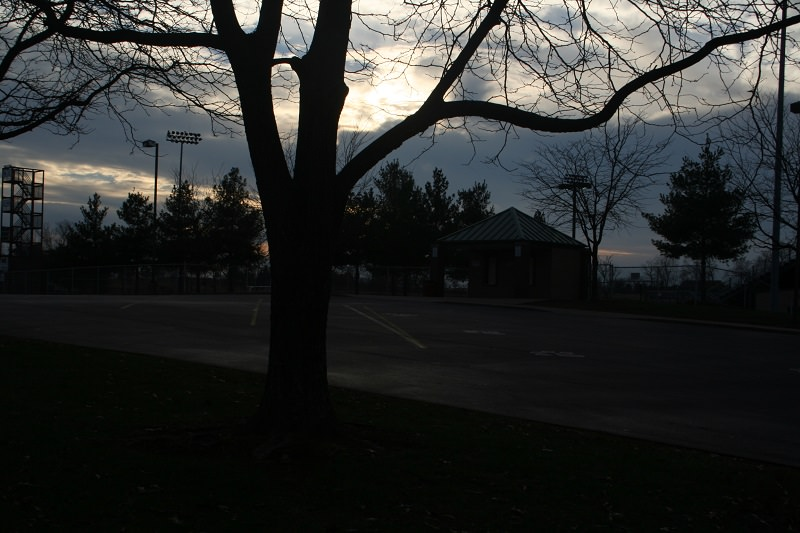
#> input picture ImageEnhancement/lowlight.jpg, 800 x 533 px
$ jupyter execute 2448501_3.ipynb
#> lines starting #> are read from the running program, lines starting #| are printed output that depends on the picture
What Is Image Enhancement?

Image enhancement is the process of adjusting digital images so that the results are more suitable for display or further image analysis. For example, you can remove noise, sharpen, or brighten an image, making it easier to identify key features.

Some common goals of image enhancement include increasing contrast, sharpness, and colorfulness; reducing noise and blur; and correcting distortion and other defects. Image enhancement techniques can be applied manually using image editing software, or automatically using algorithms and computer programs such as OpenCV.

Adjusting brightness and contrast

Adjusting the brightness and contrast of an image can significantly affect its visual appeal and effectiveness. It can also help to correct defects or flaws in the image and make it easier to see details. Finding the right balance of brightness and contrast is important for creating an attractive and effective image.

[cell 1]
import cv2 as cv
import matplotlib.pyplot as plt
import numpy as np
image = cv.imread('lowlight.jpg')
#> image is the input picture: shape (533, 800, 3); mean B, G, R 43.5, 44.7, 43.2

[cell 2]
plt.subplot(1, 2, 1)
plt.title('Original Image')
plt.imshow(image)

[cell 3]
brightness = 50
contrast = 10
image_bright = np.clip(image * (contrast / 127 + 1) - contrast + brightness, 0, 255).astype(np.uint8)
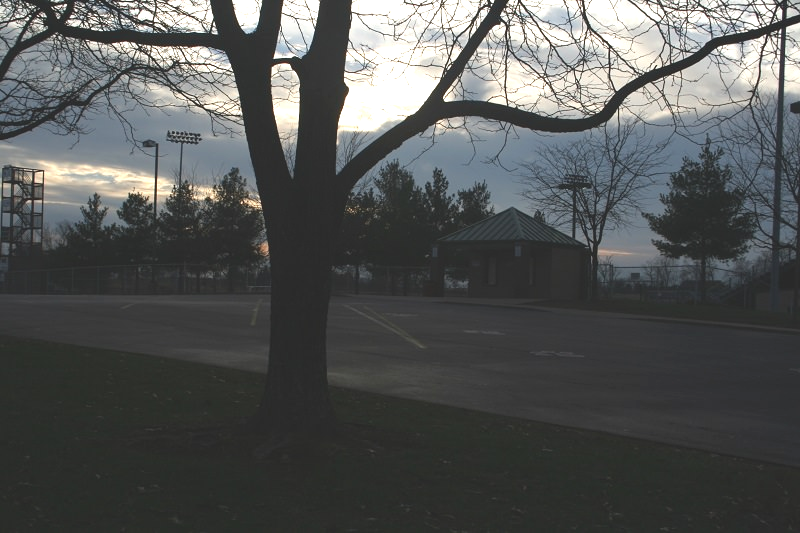
#> image_bright: shape (533, 800, 3); mean B, G, R 85.9, 86.5, 84.5


$ run again, with ImageEnhancement/image.png saved as ImageEnhancement/lowlight.jpg
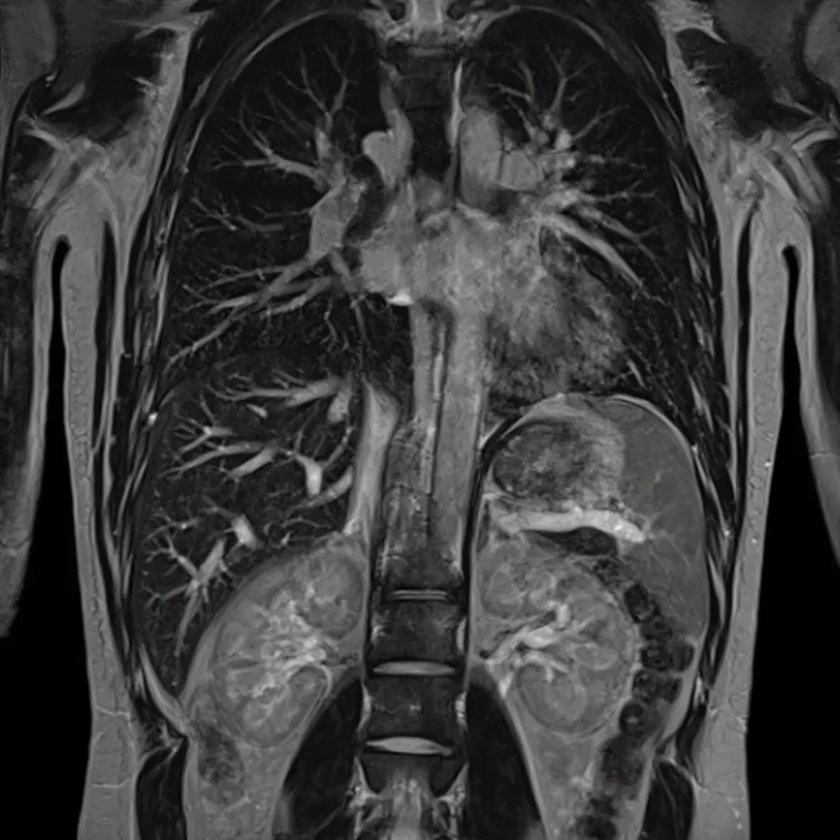
#> input picture ImageEnhancement/image.png, 840 x 840 px, shrunk from 1181 x 1181 before the run
#> image is the input picture: shape (840, 840, 3); mean B, G, R 59.2, 58.5, 60.4
#> `image_bright = np.clip(image * (contrast / 127 + 1) - contrast + brigh..`:
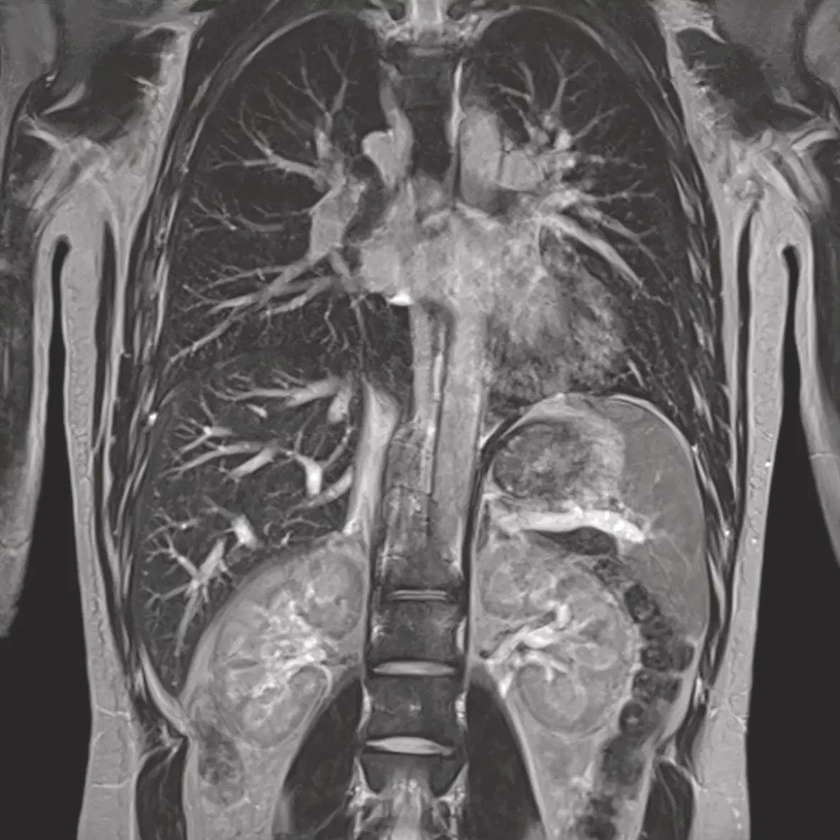
#> image_bright: shape (840, 840, 3); mean B, G, R 103.4, 102.6, 104.6

$ run again, with ImageEnhancement/xray.jpeg copied over ImageEnhancement/lowlight.jpg
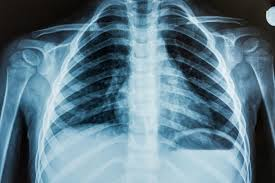
#> input picture ImageEnhancement/xray.jpeg, 275 x 183 px
#> image is the input picture: shape (183, 275, 3); mean B, G, R 138.7, 124.3, 95.8
#> `image_bright = np.clip(image * (contrast / 127 + 1) - contrast + brigh..`:
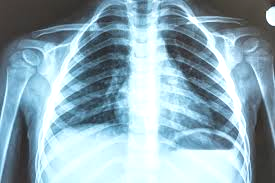
#> image_bright: shape (183, 275, 3); mean B, G, R 182.6, 170.9, 142.7
